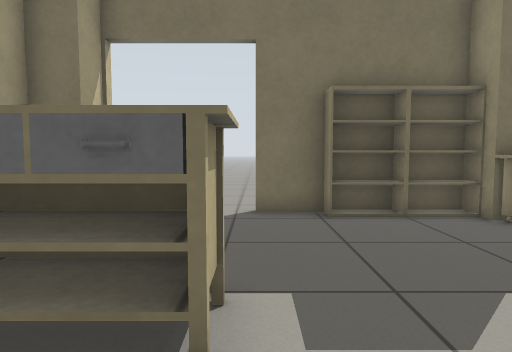
view 1 (above)

12 first-person views from a walk through a world built for the Gazebo simulator. The camera is 0.75 m above the floor, tilts 4° down and sees 75° across. The floor is counted in squares, 0.5 m on a side. Each view is taken from the middle of a square. On the plan, view 1 faces up. The plan holds only what a view shows up to about 15 squares ahead; the rest is blank.

view 2
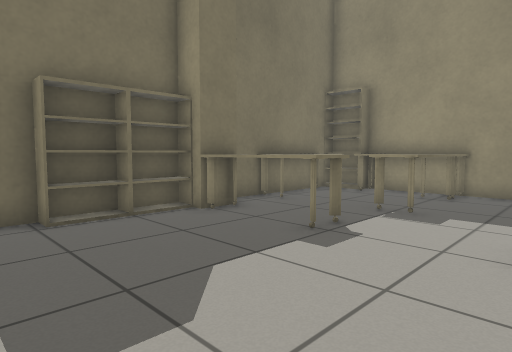

view 3
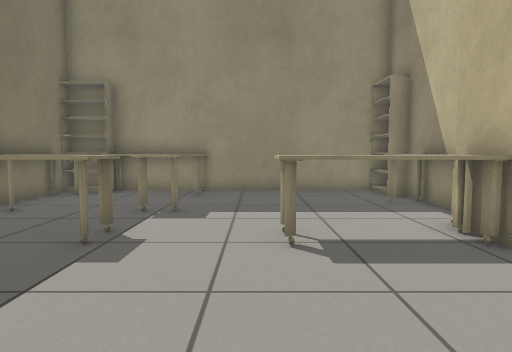

view 4
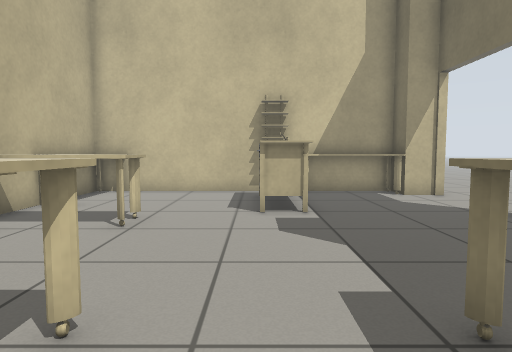

view 5
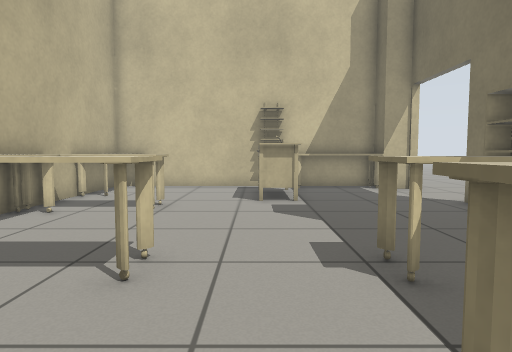

view 6
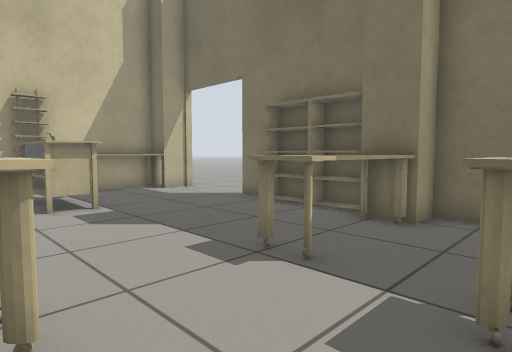

view 7
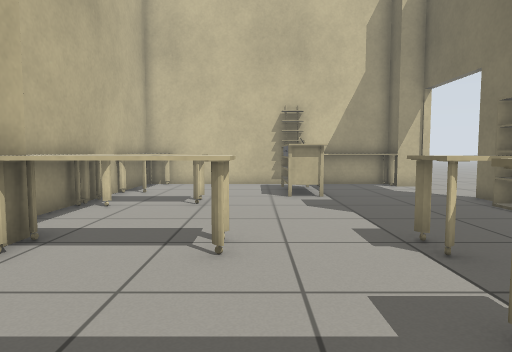

view 8
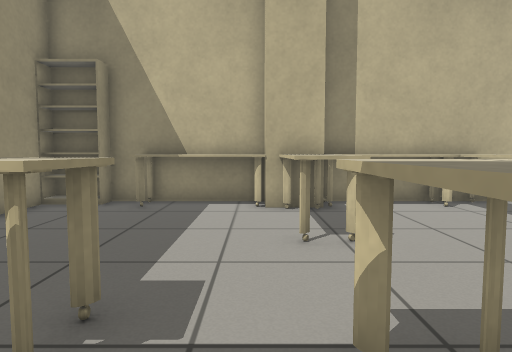

view 9
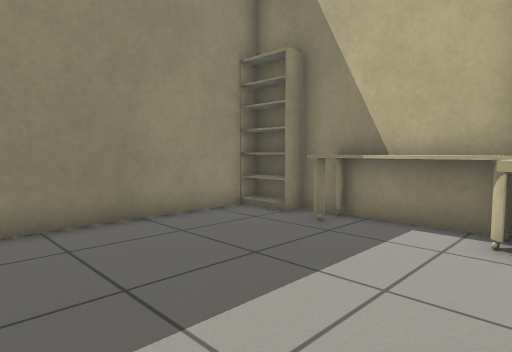

view 10
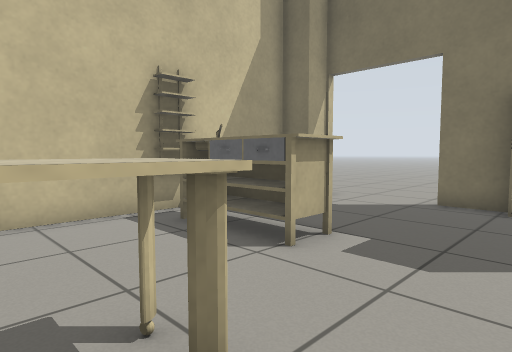

view 11
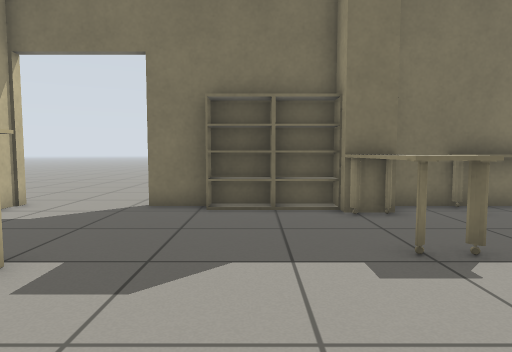

view 12
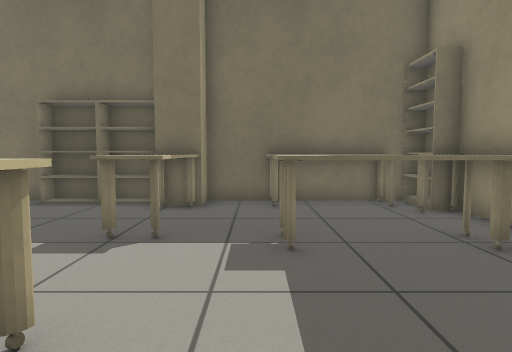

### Floor plan
Key: @ floor where view 1 was taken; # wall or solid block; . floor; = window, fence, low wall or low ledge; T thing the floor can be seen under or through; C chest of drawers.
Columns run from 5 left of view 1 to 13 right of it. Each row starts with its distance up from view 1.
 10 ......
  9 ......
  8  #...############=#
  7 ##........=T..====#
  6 ##........=T.....=#
  5 ##........=T.....=#
  4 ##........=T..#####
  3 #.###.........####=
  2 #.#CC.............#
  1 #.................#
  0 #....@....=#......#
 -1 #.....#...=#......#
 -2 #.....#...=#......#
 -3 #====.#====#====..#
 -4 ########### =######

Positions as (right, up) in squares from view 1, and headings:
1: (0, 0), facing up
2: (0, 0), facing up-right
3: (0, 1), facing right
4: (8, 2), facing left
5: (10, 2), facing left
6: (9, 0), facing up-left
7: (11, 1), facing left
8: (7, 6), facing down
9: (6, 3), facing down-right
10: (3, -2), facing up-left
11: (3, -1), facing up
12: (8, -2), facing up
